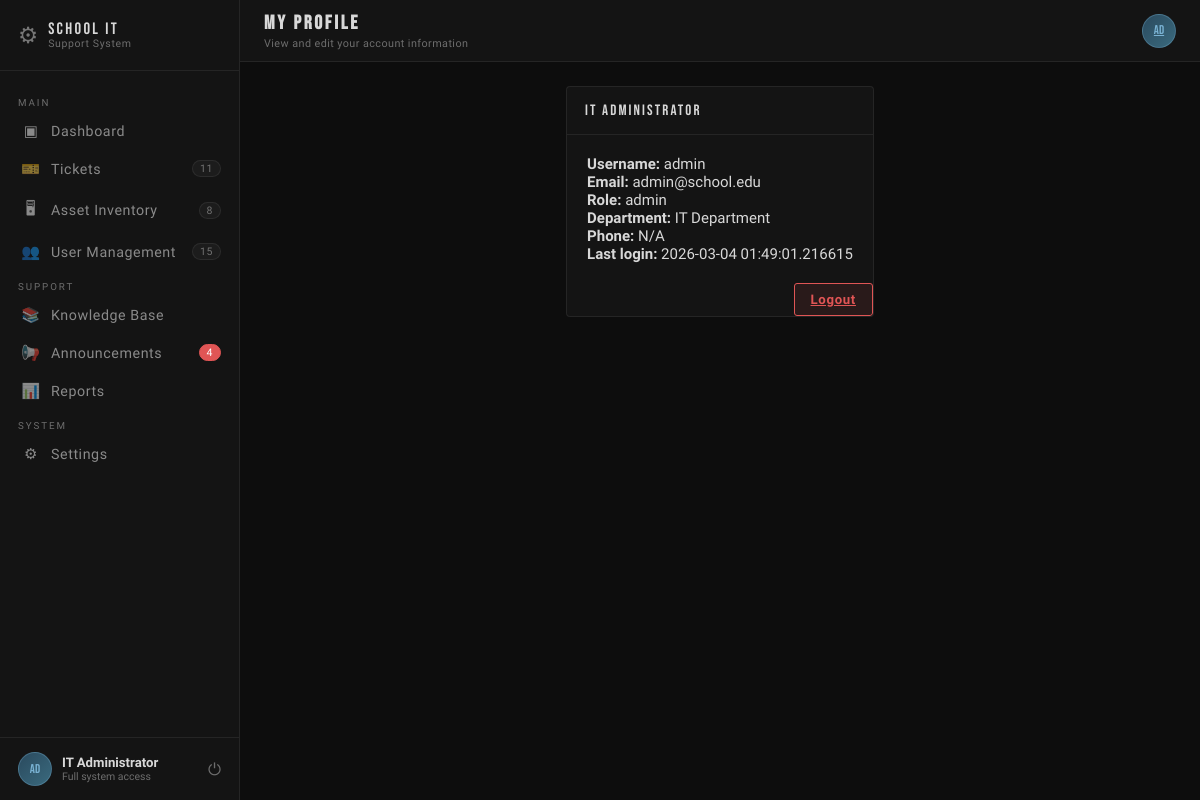
Screenshot of /profile (signed in) with the database file from the repository.
### models.py (models this page shows, shortened)
class User(db.Model):
    __tablename__ = 'users'
    id            = db.Column(db.Integer, primary_key=True)
    username      = db.Column(db.String(80),  unique=True, nullable=False)
    email         = db.Column(db.String(120), unique=True, nullable=False)
    password_hash = db.Column(db.String(255), nullable=False)
    full_name     = db.Column(db.String(120), nullable=False)
    role_id       = db.Column(db.Integer, db.ForeignKey('roles.id'), nullable=False)
    department    = db.Column(db.String(100))
    phone         = db.Column(db.String(20))
    is_active     = db.Column(db.Boolean, default=True)
    last_login    = db.Column(db.DateTime)
    created_at    = db.Column(db.DateTime, default=datetime.utcnow)
    updated_at    = db.Column(db.DateTime, default=datetime.utcnow, onupdate=datetime.utcnow)
    role                = db.relationship('Role', back_populates='users')
    submitted_tickets   = db.relationship('Ticket', foreign_keys='Ticket.requester_id',   back_populates='requester',  lazy='dynamic')
    assigned_tickets    = db.relationship('Ticket', foreign_keys='Ticket.assigned_to_id', back_populates='assigned_to', lazy='dynamic')
    comments            = db.relationship('TicketComment',        back_populates='author',     lazy='dynamic')
    assets_assigned     = db.relationship('Asset',                back_populates='assigned_to', lazy='dynamic')
    maintenance_logs    = db.relationship('AssetMaintenance',     back_populates='performed_by', lazy='dynamic')
    kb_articles         = db.relationship('KnowledgeBaseArticle', back_populates='author',      lazy='dynamic')
    announcements       = db.relationship('Announcement',         back_populates='author',      lazy='dynamic')
    notifications       = db.relationship('Notification',         back_populates='user',        lazy='dynamic')
    audit_logs          = db.relationship('AuditLog',             back_populates='user',        lazy='dynamic')

class Role(db.Model):
    __tablename__ = 'roles'
    id          = db.Column(db.Integer, primary_key=True)
    name        = db.Column(db.String(50), unique=True, nullable=False)   # admin | it_staff | faculty | student
    description = db.Column(db.String(200))
    created_at  = db.Column(db.DateTime, default=datetime.utcnow)
    users = db.relationship('User', back_populates='role', lazy='dynamic')

### main.py (the view)
    @app.route('/profile')
    def profile_page():
        if 'user_id' not in session:
            return redirect(url_for('login'))
        from models import User
        user = User.query.get(session['user_id'])
        if not user:
            return redirect(url_for('login'))
        return render_template('profile.html', user=user)

### templates/profile.html (shortened to what this page needs)
{% extends 'base.html' %}
{% block page_heading %}My Profile{% endblock %}
{% block page_sub %}View and edit your account information{% endblock %}
{% block content %}
<div class="panel" style="max-width:600px; margin:auto">
  <div class="panel__head"><span class="panel__title">{{ user.full_name }}</span></div>
  <div class="panel__body" style="padding:20px">
    <p><strong>Username:</strong> {{ user.username }}</p>
    <p><strong>Email:</strong> {{ user.email }}</p>
    <p><strong>Role:</strong> {{ user.role.name if user.role else 'N/A' }}</p>
    <p><strong>Department:</strong> {{ user.department or 'N/A' }}</p>
    <p><strong>Phone:</strong> {{ user.phone or 'N/A' }}</p>
    <p><strong>Last login:</strong> {{ user.last_login or 'Never' }}</p>
  </div>
  <div class="panel__foot" style="text-align:right">
    <a href="{{ url_for('logout_page') }}" class="btn btn-danger">Logout</a>
  </div>
</div>
{% endblock %}

### templates/base.html (shortened to what this page needs)
<!DOCTYPE html>
<html lang="en">
<head>
  <link rel="stylesheet" href="{{ url_for('static', filename='css/pages.css') }}"/>
</head>
<body>
<aside class="sidebar" id="sidebar">
  <div class="sidebar__brand"><span class="brand-gear">⚙</span><div class="brand-text"><span class="brand-title">SCHOOL IT</span><span class="brand-sub">Support System</span></div></div>
  <nav class="sidebar__nav">
    <p class="nav-section-label">MAIN</p>
    {% if current_user and current_user.role.name != 'student' %}
    <a href="{{ url_for('dashboard') }}" class="nav-item{% if request.path == url_for('dashboard') %} active{% endif %}"><span class="nav-icon">▣</span> Dashboard</a>
    {% endif %}
    <a href="{{ url_for('tickets_page') }}" class="nav-item{% if request.path.startswith('/tickets') %} active{% endif %}"><span class="nav-icon">🎫</span> Tickets{% if ticket_count %}<span class="nav-badge">{{ ticket_count }}</span>{% endif %}</a>
    {% if current_user and current_user.role.name != 'student' %}
    <a href="{{ url_for('assets_page') }}" class="nav-item{% if request.path.startswith('/assets') %} active{% endif %}"><span class="nav-icon">🖥</span> Asset Inventory{% if asset_count %}<span class="nav-badge">{{ asset_count }}</span>{% endif %}</a>
    <a href="{{ url_for('users_page') }}" class="nav-item{% if request.path.startswith('/users') %} active{% endif %}"><span class="nav-icon">👥</span> User Management{% if user_count %}<span class="nav-badge">{{ user_count }}</span>{% endif %}</a>
    {% endif %}
    <p class="nav-section-label">SUPPORT</p>
    <a href="{{ url_for('kb_page') }}" class="nav-item{% if request.path.startswith('/kb') %} active{% endif %}"><span class="nav-icon">📚</span> Knowledge Base</a>
    <a href="{{ url_for('announcements_page') }}" class="nav-item{% if request.path.startswith('/announcements') %} active{% endif %}"><span class="nav-icon">📢</span> Announcements{% if announcement_count %}<span class="nav-badge new">{{ announcement_count }}</span>{% endif %}</a>
    {% if current_user and current_user.role.name != 'student' %}
    <a href="{{ url_for('reports_page') }}" class="nav-item{% if request.path.startswith('/reports') %} active{% endif %}"><span class="nav-icon">📊</span> Reports</a>
    {% endif %}
    <p class="nav-section-label">SYSTEM</p>
    {% if current_user and current_user.role.name != 'student' %}
    <a href="#" class="nav-item"><span class="nav-icon">⚙</span> Settings</a>
    {% endif %}
  </nav>
  <div class="sidebar__footer">
    <div class="user-avatar">{{ current_user.username[:2].upper() if current_user }}</div>
    <div class="user-meta"><span class="user-name">{{ current_user.full_name if current_user }}</span><span class="user-role">{{ current_user.role.description if current_user and current_user.role }}</span></div>
    <a href="{{ url_for('logout_page') }}" class="logout-btn">⏻</a>
  </div>
</aside>
<div class="main">
  <header class="topbar">
    <div class="topbar__left"><h2 class="page-heading">{% block page_heading %}{% endblock %}</h2><span class="page-sub">{% block page_sub %}{% endblock %}</span></div>
    <div class="topbar__right">
      <a href="{{ url_for('profile_page') }}" class="topbar-avatar" title="Profile">{{ current_user.username[:2].upper() if current_user }}</a>
    </div>
  </header>
  <div class="page-content">
    {% block content %}{% endblock %}
  </div>
</div>
</body>
</html>

### rows the page displays
User: username "AD", full_name "IT Administrator", username "admin", email "admin@school.edu", department "IT Department", phone "N/A", last_login "2026-03-04 01:49:01.216615"
Role: role "Full system access", role "admin"

### other values shown
{{ ticket_count }} "11"
{{ asset_count }} "8"
{{ user_count }} "15"
{{ announcement_count }} "4"
